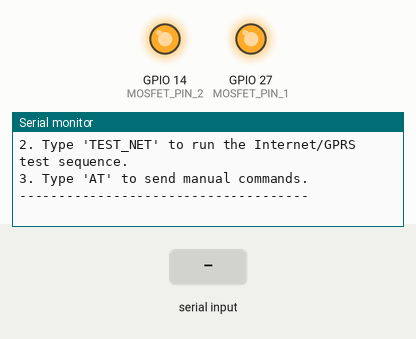
Simulated run of this program. Board: ESP32. Parts: output pins drawn as LEDs (lit = HIGH), the last lines printed to the serial monitor. The inputs (shaded band) are chosen by the test bench. The modem accepts every AT command (registered, SIM ready, sends succeed) and sends nothing else.

Above: at 1.2 s.
1.3 s: "TEST_NET\n" received over Serial
At 1.7 s:
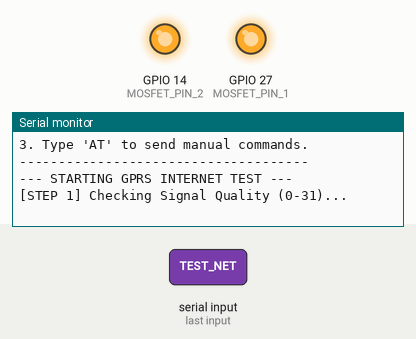
At 6.0 s:
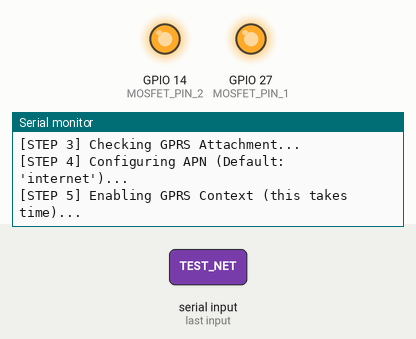

Measured:
- after the input at 1.3 s, the serial monitor: prints a new line at once (image 1)

The program:

main.cpp
```cpp
#include <Arduino.h>

// PIN DEFINITIONS
#define SIM_RX 26 // ESP32 RX <- SIM TX
#define SIM_TX 25 // ESP32 TX -> SIM RX

// MOSFET POWER PINS
#define MOSFET_PIN_1 27
#define MOSFET_PIN_2 14

HardwareSerial simSerial(2);

void runGPRSTest() {
    Serial.println("\n\n--- STARTING GPRS INTERNET TEST ---");

    // 1. Check Signal
    Serial.println("[STEP 1] Checking Signal Quality (0-31)...");
    simSerial.println("AT+CSQ");
    delay(1000);

    // 2. Check Network Registration
    Serial.println("[STEP 2] Checking Network Registration...");
    simSerial.println("AT+CREG?");
    delay(1000);

    // 3. Check Attached State
    Serial.println("[STEP 3] Checking GPRS Attachment...");
    simSerial.println("AT+CGATT?");
    delay(1000);

    // 4. Configure GPRS
    Serial.println("[STEP 4] Configuring APN (Default: 'internet')...");
    simSerial.println("AT+SAPBR=3,1,\"Contype\",\"GPRS\"");
    delay(500);
    simSerial.println("AT+SAPBR=3,1,\"APN\",\"internet\""); // Replace if your carrier needs specific APN
    delay(500);

    // 5. Enable GPRS
    Serial.println("[STEP 5] Enabling GPRS Context (this takes time)...");
    simSerial.println("AT+SAPBR=1,1");
    delay(4000);

    // 6. Get IP
    Serial.println("[STEP 6] Requesting IP Address...");
    simSerial.println("AT+SAPBR=2,1");
    Serial.println("-------------------------------------------------");
    Serial.println("IF YOU SEE AN IP ADDRESS (e.g. 10.x.x.x), INTERNET IS WORKING!");
    Serial.println("-------------------------------------------------\n");
}

void setup() {
    Serial.begin(115200);

    // Initialize Power Pins
    pinMode(MOSFET_PIN_1, OUTPUT);
    pinMode(MOSFET_PIN_2, OUTPUT);
    digitalWrite(MOSFET_PIN_1, HIGH); // Turn ON
    digitalWrite(MOSFET_PIN_2, HIGH); // Turn ON

    // Initialize Module Serial
    simSerial.begin(9600, SERIAL_8N1, SIM_RX, SIM_TX);

    Serial.println("\n\n=== ESP32 GSM/GPRS TEST MODE ===");
    Serial.println("Powering Pins D27 and D14... ON");
    Serial.println("SIM Serial (26/25) ... Initialized");
    Serial.println("-------------------------------------");
    Serial.println("Instructions:");
    Serial.println("1. System will print message every 2s to show it's alive.");
    Serial.println("2. Type 'TEST_NET' to run the Internet/GPRS test sequence.");
    Serial.println("3. Type 'AT' to send manual commands.");
    Serial.println("-------------------------------------\n");
}

void loop() {
    static unsigned long lastCheck = 0;

    // Heartbeat every 2 seconds
    if (millis() - lastCheck > 2000) {
        lastCheck = millis();
        Serial.println("[TEST] Sending 'AT' to SIM800...");
        simSerial.println("AT");
    }

    // 1. Read from SIM and forward to PC
    if (simSerial.available()) {
         String line = simSerial.readStringUntil('\n');
         line.trim();
         if (line.length() > 0) {
             Serial.print("[SIM] ");
             Serial.println(line);
         }
    }

    // 2. User Commands
    if (Serial.available()) {
        String cmd = Serial.readStringUntil('\n');
        cmd.trim();

        if (cmd == "TEST_NET") {
            runGPRSTest();
        } else if (cmd.length() > 0) {
            // Forward other commands to SIM directly
            Serial.print("Sending to SIM: ");
            Serial.println(cmd);
            simSerial.println(cmd);
        }
    }
}
```
